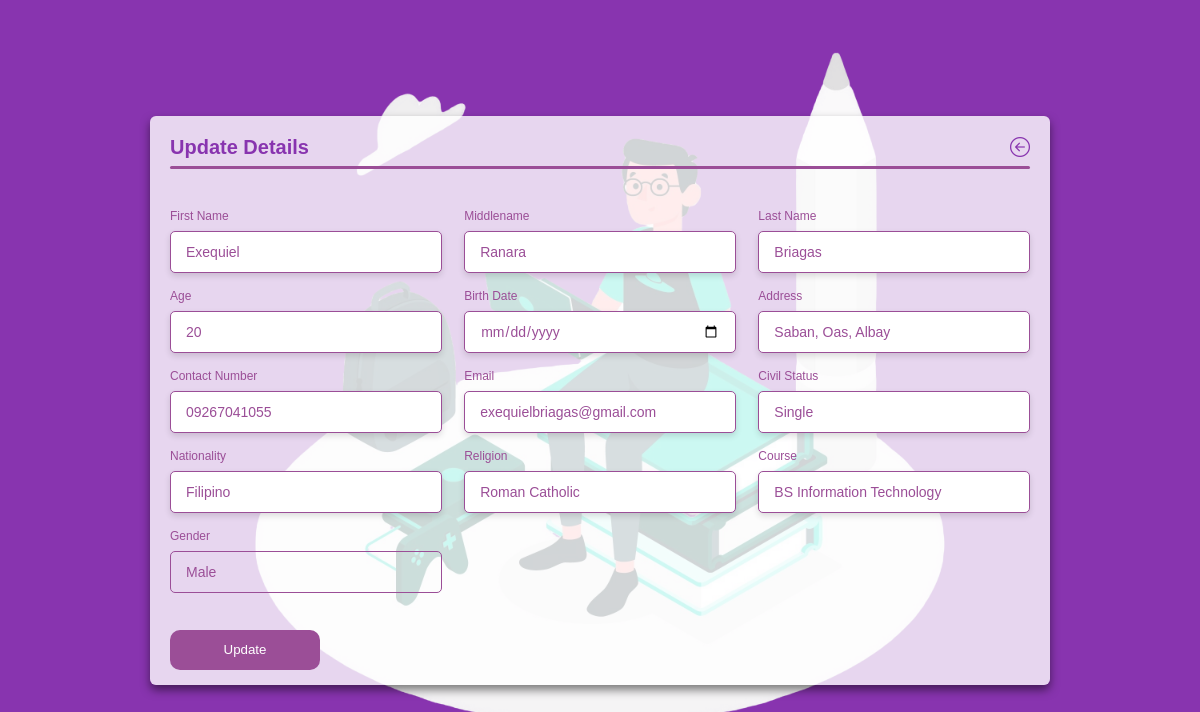
The app's page /update-details.php?ID=3 with its own data.
### tables this page shows
CREATE TABLE `students_list` (
  `id` int(11) NOT NULL,
  `first_name` varchar(50) NOT NULL,
  `middlename` varchar(50) NOT NULL,
  `surname` varchar(50) NOT NULL,
  `birthdate` varchar(20) NOT NULL,
  `age` varchar(10) NOT NULL,
  `sex` varchar(50) NOT NULL,
  `address` text NOT NULL,
  `contact_no` varchar(20) NOT NULL,
  `email` varchar(200) NOT NULL,
  `civil_status` varchar(50) NOT NULL,
  `nationality` varchar(50) NOT NULL,
  `religion` varchar(50) NOT NULL,
  `course` varchar(50) NOT NULL,
  `date_added` timestamp NOT NULL DEFAULT current_timestamp()
);

### update-details.php (the view, shortened to what this page needs)
<?php
include_once 'database.php';
$id = $_GET['ID'];
$sql = "SELECT * FROM students_list WHERE id = '$id'";
$students = $con->query($sql) or die($con->error);
$row = $students->fetch_assoc();
?>
<html lang="en">
<head>
    <link rel="stylesheet" href="font/bootstrap-icons.css">
    <link rel="stylesheet" href="css/add-update.css">
</head>
<body>
<div class="container">
    <header>Update Details
    <a href="index.php" class="back-button"><i class="bi bi-arrow-left-circle"></i></a>
    </header>
      <form action="" method="post">
        <div class="form first">
            <div class="details personal">
                <div class="fields">
                    <div class="input-field">
                        <label>First Name</label>
                        <input type="text" name="firstname" id="firstname" value="<?php echo $row['first_name']; ?>">
                    </div>
                    <div class="input-field">
                        <label>Middlename</label>
                        <input type="text" name="middlename" id="middlename" value="<?php echo $row['middlename']; ?>">
                    </div>
                    <div class="input-field">
                        <label>Last Name</label>
                        <input type="text" name="lastname" id="lastname" value="<?php echo $row['surname']; ?>">
                    </div>
                    <div class="input-field">
                        <label>Age</label>
                        <input type="number" name="age" id="age" value="<?php echo $row['age']; ?>">
                    </div>
                    <div class="input-field">
                        <label>Birth Date</label>
                        <input type="date" name="bday" id="bday" value="<?php echo $row['birthdate']; ?>">
                    </div>
                    <div class="input-field">
                        <label>Address</label>
                        <input type="text" name="address" id="address"  value="<?php echo $row['address']; ?>">
                    </div>
                    <div class="input-field">
                        <label>Contact Number</label>
                        <input type="text" name="contact" id="contact" value="<?php echo $row['contact_no']; ?>">
                    </div>
                    <div class="input-field">
                        <label>Email</label>
                        <input type="email" name="email" id="email" value="<?php echo $row['email']; ?>">
                    </div>
                    <div class="input-field">
                        <label>Civil Status</label>
                        <input type="text" name="cstatus" value="<?php echo $row['civil_status']; ?>">
                    </div>
                    <div class="input-field">
                        <label>Nationality</label>
                        <input type="text" name="nationality" id="nationality" value="<?php echo $row['nationality']; ?>">
                    </div>
                    <div class="input-field">
                        <label>Religion</label>
                        <input type="text" name="religion" id="religion" value="<?php echo $row['religion']; ?>">
                    </div>
                    <div class="input-field">
                        <label>Course</label>
                        <input type="text" name="course" id="course" value="<?php echo $row['course']; ?>">
                    </div>
                    <div class="input-field">
                        <label>Gender</label>
                        <select name="gender" id="gender" required>
                          <option value="Male" <?php echo $row['sex'] == 'Male' ? 'selected' : ''; ?>>Male</option>
                        </select
                    </div>
                </div>
            </div>
                   <button type="submit" name="submit">Update</button>
            </div>
        </div>
</form>
</body>
</html>

### css/add-update.css (style rules this page uses)
* { margin: 0; padding: 0; box-sizing: border-box; font-family: 'Poppins', sans-serif; }
body { min-height: 100vh; display: flex; align-items: center; justify-content: center; background: #8834af; background-image: url('../images/student.png'); background-repeat: no-repeat; background-position: center; background-size: contain; }
.container { position: relative; max-width: 900px; width: 100%; background-color: rgba(255, 255, 255, 0.8); border-radius: 6px; padding: 20px; margin: 0 15px; box-shadow: 0 5px 10px rgba(0, 0, 0, 0.5); }
.container header { position: relative; font-size: 20px; font-weight: 600; color: #8834af; }
.container header::before { content: ""; position: absolute; left: 0; bottom: -10px; height: 3px; width: 100%; background-color: #9b4e97; border-radius: 8px; }
.container header .back-button { position: absolute; top: 50%; right: 0; transform: translateY(-50%); text-decoration: none; color: #8834af; font-size: 18px; display: flex; align-items: center; gap: 5px; }
.container header .back-button i { font-size: 20px; }
.container form { position: relative; margin-top: 16px; min-height: 490px; background-color: transparent; }
.container form .form { position: absolute; background-color: transparent; transition: 0.3s ease; }
.container form .details { margin-top: 30px; }
.container form .fields { display: flex; align-items: center; justify-content: space-between; flex-wrap: wrap; }
form .fields .input-field { display: flex; width: calc(100% / 3 - 15px); flex-direction: column; margin: 4px 0; }
.input-field label { font-size: 12px; font-weight: 500; color: #9b4e97; }
.input-field input { height: 42px; margin: 8px 0; padding: 0 15px; border: 1px solid #9b4e97; border-radius: 5px; outline: none; font-size: 14px; font-weight: 400; color: #9b4e97; }
.input-field input:focus, .input-field input:valid { box-shadow: 0 3px 6px rgba(0, 0, 0, 0.13); }
.input-field input[type="date"] { color: #707070; }
.input-field input[type="date"]:valid { color: #9b4e97; }
.input-field select { height: 42px; margin: 8px 0; padding: 0 15px; border: 1px solid #9b4e97; border-radius: 5px; outline: none; font-size: 14px; font-weight: 400; color: #9b4e97; background-color: transparent; appearance: none; cursor: pointer; }
.input-field select:valid { color: #9b4e97; }
.container form button { display: flex; align-items: center; justify-content: center; height: 40px; max-width: 150px; width: 100%; border: none; outline: none; color: #fff; border-radius: 10px; margin: 25px 0; background-color: #9b4e97; cursor: pointer; }

### records on screen
students_list: firstname "Exequiel", middlename "Ranara", lastname "Briagas", age "20", address "Saban, Oas, Albay", contact "09267041055", email "exequielbriagas@gmail.com", cstatus "Single", nationality "Filipino", religion "Roman Catholic", course "BS Information Technology", gender "Male"
